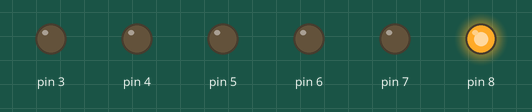
The sketch below on a simulated Arduino Uno, built with avr-gcc and run on an emulated ATmega328P. Parts: output pins drawn as LEDs (lit = HIGH).

Above: at 0.1 s.
At 0.5 s:
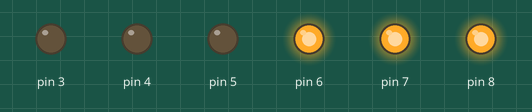
At 0.7 s:
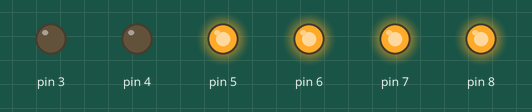
At 1.4 s:
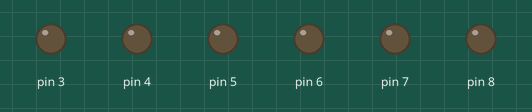
At 2.6 s:
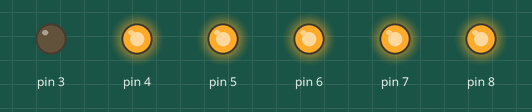
At 3.7 s:
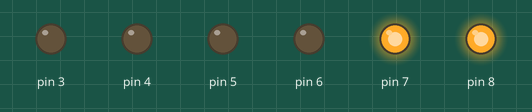
Timing chart, 0 to 4.0 s (numbered marks = the images above):
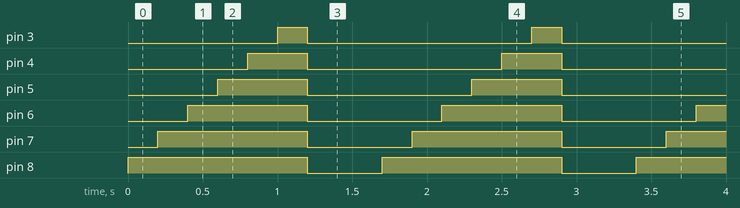

The sketch:

for.ino
```cpp
// Author: Belta
// Create Time: 25/11/2022 20:37

void setup() {
  // put your setup code here, to run once:
  for(int i = 8;i >= 3;i--)
  {
   pinMode(i,OUTPUT);
  }
}

void loop() {
  // put your main code here, to run repeatedly:
  for(int i = 8;i >= 3;i--)
  {
   digitalWrite(i,HIGH);
   delay(200);
  }
  for(int i = 8;i >= 3;i--)
  {
   digitalWrite(i,LOW);
  }
  delay(500);
}
```

Measured:
- by itself, pin 3: alternates HIGH for 0.20 s and LOW for 1.5 s
- by itself, pin 4: alternates HIGH for 0.40 s and LOW for 1.3 s
- by itself, pin 5: alternates HIGH for 0.60 s and LOW for 1.1 s
- by itself, pin 6: alternates HIGH for 0.80 s and LOW for 0.90 s
- by itself, pin 7: alternates HIGH for 1.0 s and LOW for 0.70 s
- by itself, pin 8: alternates HIGH for 1.2 s and LOW for 0.50 s
